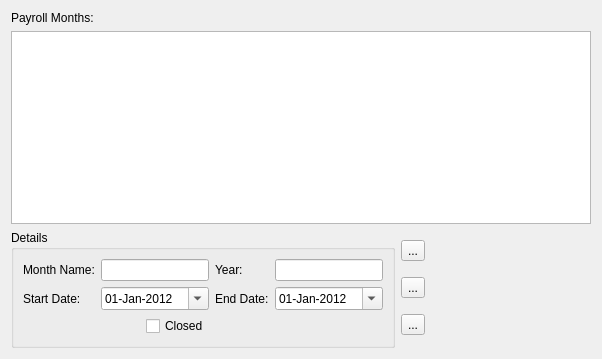
<?xml version="1.0" encoding="UTF-8"?>
<ui version="4.0">
 <class>PayrollMonths</class>
 <widget class="QWidget" name="PayrollMonths">
  <property name="geometry">
   <rect>
    <x>0</x>
    <y>0</y>
    <width>602</width>
    <height>359</height>
   </rect>
  </property>
  <property name="windowTitle">
   <string>Form</string>
  </property>
  <layout class="QVBoxLayout" name="verticalLayout_2">
   <item>
    <widget class="QLabel" name="label">
     <property name="text">
      <string>Payroll Months:</string>
     </property>
    </widget>
   </item>
   <item>
    <widget class="CustomQueryView" name="treeView"/>
   </item>
   <item>
    <layout class="QHBoxLayout" name="horizontalLayout">
     <item>
      <widget class="QGroupBox" name="groupBox">
       <property name="title">
        <string>Details</string>
       </property>
       <layout class="QGridLayout" name="gridLayout">
        <item row="0" column="1" colspan="2">
         <widget class="QLineEdit" name="MonthName"/>
        </item>
        <item row="0" column="0">
         <widget class="QLabel" name="label_2">
          <property name="text">
           <string>Month Name:</string>
          </property>
         </widget>
        </item>
        <item row="0" column="3">
         <widget class="QLabel" name="label_3">
          <property name="text">
           <string>Year:</string>
          </property>
         </widget>
        </item>
        <item row="0" column="4">
         <widget class="QLineEdit" name="Year"/>
        </item>
        <item row="2" column="2">
         <widget class="QCheckBox" name="Closed">
          <property name="text">
           <string>Closed</string>
          </property>
         </widget>
        </item>
        <item row="1" column="0">
         <widget class="QLabel" name="label_4">
          <property name="text">
           <string>Start Date:</string>
          </property>
         </widget>
        </item>
        <item row="1" column="1" colspan="2">
         <widget class="QDateEdit" name="StartDate">
          <property name="date">
           <date>
            <year>2012</year>
            <month>1</month>
            <day>1</day>
           </date>
          </property>
          <property name="displayFormat">
           <string>dd-MMM-yyyy</string>
          </property>
          <property name="calendarPopup">
           <bool>true</bool>
          </property>
         </widget>
        </item>
        <item row="1" column="3">
         <widget class="QLabel" name="label_5">
          <property name="text">
           <string>End Date:</string>
          </property>
         </widget>
        </item>
        <item row="1" column="4">
         <widget class="QDateEdit" name="EndDate">
          <property name="date">
           <date>
            <year>2012</year>
            <month>1</month>
            <day>1</day>
           </date>
          </property>
          <property name="displayFormat">
           <string>dd-MMM-yyyy</string>
          </property>
          <property name="calendarPopup">
           <bool>true</bool>
          </property>
         </widget>
        </item>
       </layout>
      </widget>
     </item>
     <item>
      <layout class="QVBoxLayout" name="verticalLayout">
       <item>
        <widget class="QToolButton" name="cmdAddNew">
         <property name="text">
          <string>...</string>
         </property>
         <property name="icon">
          <iconset resource="payroll_resources.qrc">
           <normaloff>:/payroll/images/Icon_193.ico</normaloff>:/payroll/images/Icon_193.ico</iconset>
         </property>
        </widget>
       </item>
       <item>
        <widget class="QToolButton" name="cmdSave">
         <property name="text">
          <string>...</string>
         </property>
         <property name="icon">
          <iconset resource="payroll_resources.qrc">
           <normaloff>:/payroll/images/FloppyDisk.png</normaloff>:/payroll/images/FloppyDisk.png</iconset>
         </property>
        </widget>
       </item>
       <item>
        <widget class="QToolButton" name="cmdDelete">
         <property name="text">
          <string>...</string>
         </property>
         <property name="icon">
          <iconset resource="payroll_resources.qrc">
           <normaloff>:/payroll/images/error.png</normaloff>:/payroll/images/error.png</iconset>
         </property>
        </widget>
       </item>
      </layout>
     </item>
     <item>
      <spacer name="horizontalSpacer">
       <property name="orientation">
        <enum>Qt::Horizontal</enum>
       </property>
       <property name="sizeHint" stdset="0">
        <size>
         <width>40</width>
         <height>20</height>
        </size>
       </property>
      </spacer>
     </item>
    </layout>
   </item>
  </layout>
 </widget>
 <customwidgets>
  <customwidget>
   <class>CustomQueryView</class>
   <extends>QTreeView</extends>
   <header>customqueryview.h</header>
  </customwidget>
 </customwidgets>
 <resources>
  <include location="payroll_resources.qrc"/>
 </resources>
 <connections/>
</ui>
